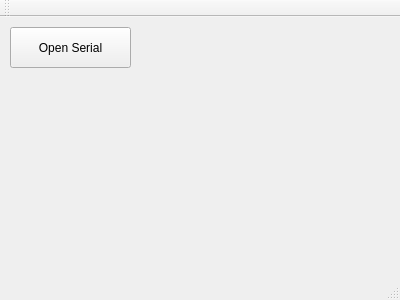
<?xml version="1.0" encoding="UTF-8"?>
<ui version="4.0">
 <class>MainWindow</class>
 <widget class="QMainWindow" name="MainWindow">
  <property name="geometry">
   <rect>
    <x>0</x>
    <y>0</y>
    <width>400</width>
    <height>300</height>
   </rect>
  </property>
  <property name="windowTitle">
   <string>MainWindow</string>
  </property>
  <widget class="QWidget" name="centralWidget">
   <widget class="QPushButton" name="m_serialBtn">
    <property name="geometry">
     <rect>
      <x>10</x>
      <y>10</y>
      <width>121</width>
      <height>41</height>
     </rect>
    </property>
    <property name="text">
     <string>Open Serial</string>
    </property>
   </widget>
  </widget>
  <widget class="QMenuBar" name="menuBar">
   <property name="geometry">
    <rect>
     <x>0</x>
     <y>0</y>
     <width>400</width>
     <height>23</height>
    </rect>
   </property>
  </widget>
  <widget class="QToolBar" name="mainToolBar">
   <attribute name="toolBarArea">
    <enum>TopToolBarArea</enum>
   </attribute>
   <attribute name="toolBarBreak">
    <bool>false</bool>
   </attribute>
  </widget>
  <widget class="QStatusBar" name="statusBar"/>
 </widget>
 <layoutdefault spacing="6" margin="11"/>
 <resources/>
 <connections/>
</ui>
